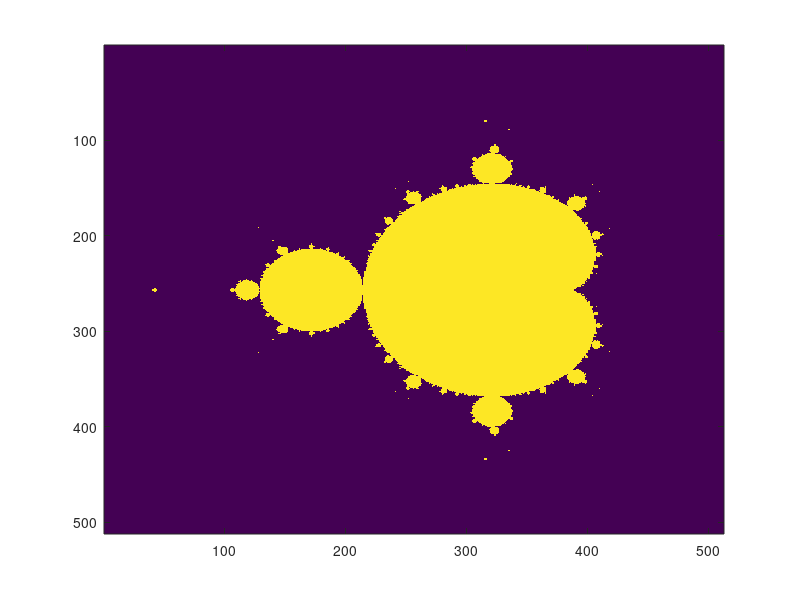

Here is the MATLAB script that generated this plot:
tic
N=512;
re=linspace(-2,1,(N+1)); re=re(1:end-1);
im=linspace(-1.5,1.5,(N+1)); im=im(1:end-1);
[R,I]=meshgrid(re,im);
C=complex(R,I);
Z=zeros(N);
for iter=1:1000
    Z=Z.*Z+C;
end
toc
imagesc(abs(Z)<2)